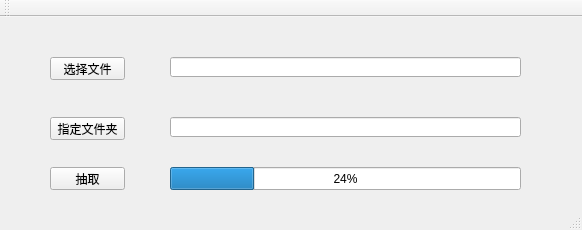
<?xml version="1.0" encoding="UTF-8"?>
<ui version="4.0">
 <class>ExtractFileClass</class>
 <widget class="QMainWindow" name="ExtractFileClass">
  <property name="geometry">
   <rect>
    <x>0</x>
    <y>0</y>
    <width>582</width>
    <height>230</height>
   </rect>
  </property>
  <property name="windowTitle">
   <string>ExtractFile</string>
  </property>
  <widget class="QWidget" name="centralWidget">
   <widget class="QPushButton" name="SelectBtn">
    <property name="geometry">
     <rect>
      <x>50</x>
      <y>40</y>
      <width>75</width>
      <height>23</height>
     </rect>
    </property>
    <property name="text">
     <string>选择文件</string>
    </property>
   </widget>
   <widget class="QLineEdit" name="SelectText">
    <property name="geometry">
     <rect>
      <x>170</x>
      <y>40</y>
      <width>351</width>
      <height>20</height>
     </rect>
    </property>
   </widget>
   <widget class="QPushButton" name="AppointBtn">
    <property name="geometry">
     <rect>
      <x>50</x>
      <y>100</y>
      <width>75</width>
      <height>23</height>
     </rect>
    </property>
    <property name="text">
     <string>指定文件夹</string>
    </property>
   </widget>
   <widget class="QLineEdit" name="AppointText">
    <property name="geometry">
     <rect>
      <x>170</x>
      <y>100</y>
      <width>351</width>
      <height>20</height>
     </rect>
    </property>
   </widget>
   <widget class="QProgressBar" name="progressBar">
    <property name="geometry">
     <rect>
      <x>170</x>
      <y>150</y>
      <width>351</width>
      <height>23</height>
     </rect>
    </property>
    <property name="value">
     <number>24</number>
    </property>
   </widget>
   <widget class="QPushButton" name="ExtractBtn">
    <property name="geometry">
     <rect>
      <x>50</x>
      <y>150</y>
      <width>75</width>
      <height>23</height>
     </rect>
    </property>
    <property name="text">
     <string>抽取</string>
    </property>
   </widget>
  </widget>
  <widget class="QMenuBar" name="menuBar">
   <property name="geometry">
    <rect>
     <x>0</x>
     <y>0</y>
     <width>582</width>
     <height>23</height>
    </rect>
   </property>
  </widget>
  <widget class="QToolBar" name="mainToolBar">
   <attribute name="toolBarArea">
    <enum>TopToolBarArea</enum>
   </attribute>
   <attribute name="toolBarBreak">
    <bool>false</bool>
   </attribute>
  </widget>
  <widget class="QStatusBar" name="statusBar"/>
 </widget>
 <layoutdefault spacing="6" margin="11"/>
 <resources>
  <include location="extractfile.qrc"/>
 </resources>
 <connections/>
</ui>
